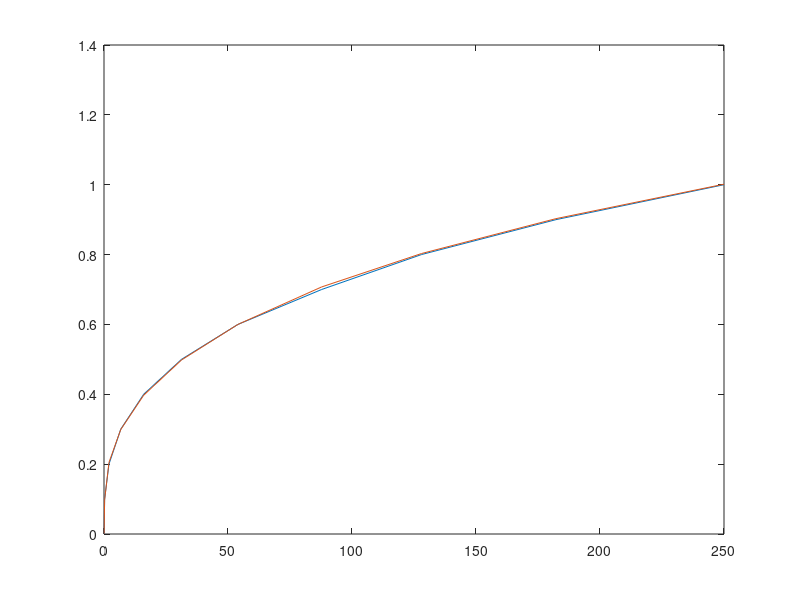

The MATLAB source for this figure:
% Sample points
x = [0.05 0.25 2 6.75 16 31.25 54 87.75 128 182.25 250];
y = [0 0.1 0.2 0.3 0.4 0.5 0.6 0.7 0.8 0.9 1.0];

% The above function is of the form Y = Cn*ln(X)^n + Cn-1*ln(X)^(n-1)... C0
% Use polynomial regression to find Y based on ln(x)
tx = log(x);

% Polynomial Fit
p = polyfit(tx,y,4);

% The best fit function
% Y = Cn*X^n + Cn-1*X^(n-1)...+ C0
% Keep in mind the X = ln(x)... tx = ln(x)
funt_exp = p(1).*tx.^4 + p(2).*tx.^3 + p(3).*tx.^2 + p(4).*tx.^1 + p(5);

fprintf('%.5fln(x)^4 + %.5fln(x)^3 + %.5fln(x)^2 + %.5fln(x) + %.5f\n',p(1),p(2),p(3),p(4),p(5));

% Test
regress_funct = 0.00003.*log(x).^4 + 0.00215.*log(x).^3 + 0.00521.*log(x).^2 + 0.05207.*log(x) + 0.16538;

% Plot
plot(x,y)
hold on;
plot(x,regress_funct)